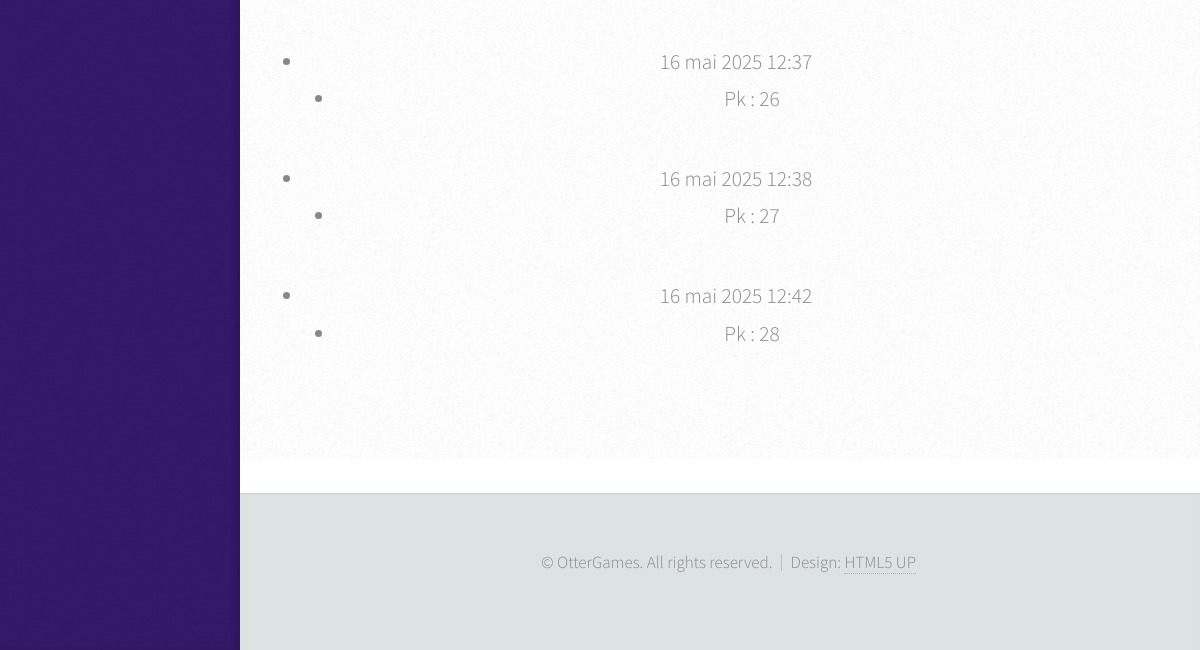
The app's page /allmatchs (lower part), older data.
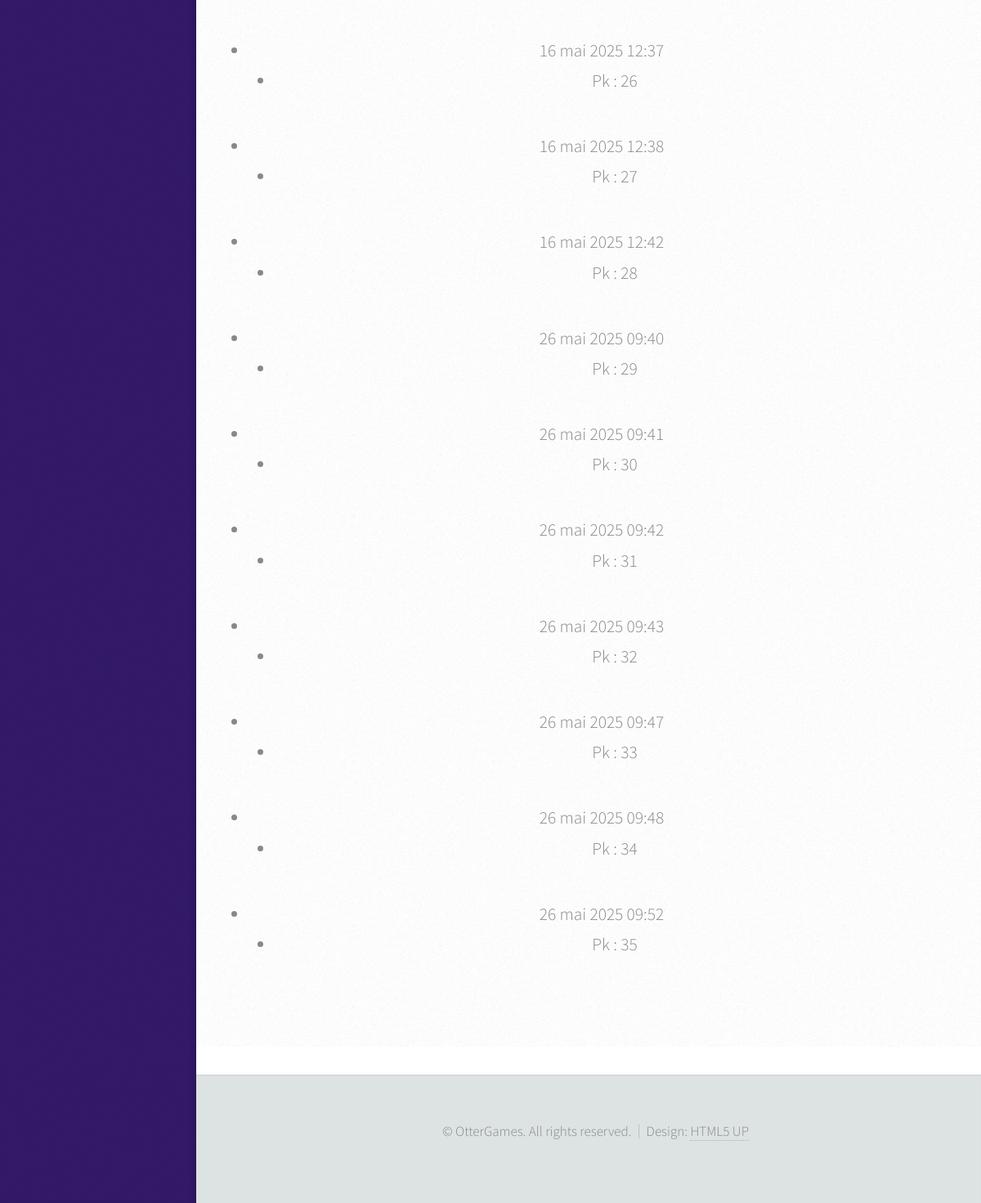
The same page, newer data.
### tournois/models.py (models this page shows, shortened)
class Match(models.Model):
    tournoi = models.ForeignKey(Tournoi, related_name='matchs', on_delete=models.CASCADE)
    niveau = models.IntegerField(help_text="Niveau dans l'arbre, ex : 3 pour quarts, 2 demi, 1 finale")
    numero_match = models.IntegerField(help_text="Numéro du match dans le niveau")
    loutre1 = models.ForeignKey(Loutre, related_name='matchs_loutre1', on_delete=models.SET_NULL, null=True)
    loutre2 = models.ForeignKey(Loutre, related_name='matchs_loutre2', on_delete=models.SET_NULL, null=True)
    vainqueur = models.ForeignKey(Loutre, related_name='matchs_gagnes', on_delete=models.SET_NULL, null=True, blank=True)
    heure_lancement = models.DateTimeField(null=True, blank=True)

### tournois/views.py (the view)
# urls.py: path('allmatchs',views.allmatchs_page,name='allmatchs'),
def allmatchs_page(request):
    matchs = Match.objects.all()
    return render(request, 'allmatchs.html', {'matchs': matchs})

### tournois/templates/allmatchs.html
{% extends "base.html" %}
{% block content %}
<ul>
{% for match in matchs %}
    <li>
        {{ match.heure_lancement }}
        <ul>
            <li>Pk : {{match.pk}}</li>
        </ul>
    </li>
{% endfor %}
</ul>
{% endblock content %}

Row changes from the older to the newer data that the page shows:
added Match: heure_lancement "26 mai 2025 09:40", pk "29"
added Match: heure_lancement "26 mai 2025 09:41", pk "30"
added Match: heure_lancement "26 mai 2025 09:42", pk "31"
added Match: heure_lancement "26 mai 2025 09:43", pk "32"
added Match: heure_lancement "26 mai 2025 09:47", pk "33"
added Match: heure_lancement "26 mai 2025 09:48", pk "34"
added Match: heure_lancement "26 mai 2025 09:52", pk "35"
